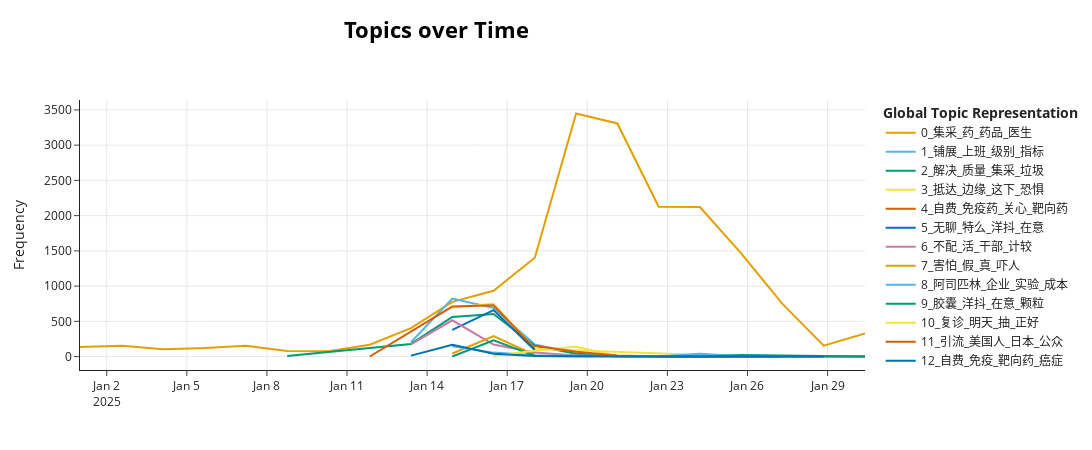

Notebook source saved alongside this figure:
### Code cell
topic_model.visualize_topics_over_time(topics_over_time, top_n_topics=20)

### Figure 1 — Plotly figure (JSON) as saved in the notebook; plotly's stock layout.template omitted (floating-point values rounded to 4 significant figures)
{"data": [{"hoverinfo": "text", "hovertext": ["<b>Topic 0</b><br>Words: 财联社, 18, 36, 来源, 01", "<b>Topic 0</b><br>Words: 2025, 元, 96, 23, 93", "<b>Topic 0</b><br>Words: 爱柯迪, 5亿元, 医保, 年, 恒瑞医药", "<b>Topic 0</b><br>Words: 新华制药, 鲁抗医药, 11, 哈药股份, 华北制药", "<b>Topic 0</b><br>Words: 2024年12月12日, 前不久, 国家医保局, 意外, 回应", "<b>Topic 0</b><br>Words: 中国, 玛巴洛沙韦, 盒, 独家, 北京", "<b>Topic 0</b><br>Words: 中国, 地板价, 原研药, 出海, 9亿元", "<b>Topic 0</b><br>Words: 地板价, 日前, 背后, 医保, 详情", "<b>Topic 0</b><br>Words: 地板价, 日前, 背后, 同比, 2024年12月30日", "<b>Topic 0</b><br>Words: 事实上, 一言难尽, 来源, 同仁堂, 下一步", "<b>Topic 0</b><br>Words: 老药, 国家医保局, cn, http, t", "<b>Topic 0</b><br>Words: 国家医保局, 二, 三, 20, 集采", "<b>Topic 0</b><br>Words: 近日, 上海市, 期间, 两会, 20日", "<b>Topic 0</b><br>Words: 片, 近期, 石药集团, 近日, 2024年", "<b>Topic 0</b><br>Words: 动, 老药, 80, 18元, 40", "<b>Topic 0</b><br>Words: 近日, 集采, 2018年, 阿司匹林肠溶片, 两会", "<b>Topic 0</b><br>Words: 南风窗, 93, 片, 近期, 泻药", "<b>Topic 0</b><br>Words: deepseek, 遗产, 11, 原研药, 第三", "<b>Topic 0</b><br>Words: 第三, 三角, app, 感觉, 血糖", "<b>Topic 0</b><br>Words: 5亿元, 进口药, 7元, deepseek, 仿制药"], "marker": {"color": "#E69F00"}, "mode": "lines", "name": "0_集采_药_药品_医生", "type": "scatter", "x": ["2024-12-31T23:57:28.620000", "2025-01-02T13:48:09", "2025-01-04T02:54:18", "2025-01-05T16:00:27", "2025-01-07T05:06:36", "2025-01-08T18:12:45", "2025-01-10T07:18:54", "2025-01-11T20:25:03", "2025-01-13T09:31:12", "2025-01-14T22:37:21", "2025-01-16T11:43:30", "2025-01-18T00:49:39", "2025-01-19T13:55:48", "2025-01-21T03:01:57", "2025-01-22T16:08:06", "2025-01-24T05:14:15", "2025-01-25T18:20:24", "2025-01-27T07:26:33", "2025-01-28T20:32:42", "2025-01-30T09:38:51"], "y": [137, 153, 105, 122, 154, 78, 76, 168, 403, 776, 934, 1403, 3449, 3308, 2125, 2122, 1463, 747, 154, 329]}, {"hoverinfo": "text", "hovertext": ["<b>Topic 1</b><br>Words: chsnwwii, 铺展, 上班, 级别, 指标", "<b>Topic 1</b><br>Words: chsnwwii, 铺展, 上班, 级别, 指标", "<b>Topic 1</b><br>Words: 铺展, 上班, 级别, 指标, 受", "<b>Topic 1</b><br>Words: chsnwwii, 铺展, 上班, 级别, 指标", "<b>Topic 1</b><br>Words: 铺展, 上班, 级别, 指标, 受", "<b>Topic 1</b><br>Words: 铺展, 上班, 级别, 指标, 受", "<b>Topic 1</b><br>Words: 铺展, 上班, 级别, 指标, 受", "<b>Topic 1</b><br>Words: 铺展, 上班, 级别, 指标, 受", "<b>Topic 1</b><br>Words: 铺展, 上班, 级别, 指标, 受", "<b>Topic 1</b><br>Words: 铺展, 上班, 级别, 指标, 受", "<b>Topic 1</b><br>Words: 铺展, 上班, 级别, 指标, 受"], "marker": {"color": "#56B4E9"}, "mode": "lines", "name": "1_铺展_上班_级别_指标", "type": "scatter", "x": ["2025-01-13T09:31:12", "2025-01-14T22:37:21", "2025-01-16T11:43:30", "2025-01-18T00:49:39", "2025-01-19T13:55:48", "2025-01-21T03:01:57", "2025-01-22T16:08:06", "2025-01-25T18:20:24", "2025-01-27T07:26:33", "2025-01-28T20:32:42", "2025-01-30T09:38:51"], "y": [203, 823, 689, 170, 45, 9, 1, 1, 1, 2, 1]}, {"hoverinfo": "text", "hovertext": ["<b>Topic 2</b><br>Words: a股, 财经, 自费, 免疫药, 关心", "<b>Topic 2</b><br>Words: 自费, 免疫药, 关心, 靶向药, 癌症", "<b>Topic 2</b><br>Words: 自费, 免疫药, 关心, 靶向药, 癌症", "<b>Topic 2</b><br>Words: 自费, 免疫药, 关心, 靶向药, 癌症", "<b>Topic 2</b><br>Words: 自费, 免疫药, 关心, 靶向药, 癌症", "<b>Topic 2</b><br>Words: 自费, 免疫药, 关心, 靶向药, 癌症", "<b>Topic 2</b><br>Words: 自费, 免疫药, 关心, 靶向药, 癌症", "<b>Topic 2</b><br>Words: 自费, 免疫药, 关心, 靶向药, 癌症", "<b>Topic 2</b><br>Words: 自费, 免疫药, 关心, 靶向药, 癌症", "<b>Topic 2</b><br>Words: 自费, 免疫药, 关心, 靶向药, 癌症"], "marker": {"color": "#009E73"}, "mode": "lines", "name": "2_解决_质量_集采_垃圾", "type": "scatter", "x": ["2025-01-08T18:12:45", "2025-01-13T09:31:12", "2025-01-14T22:37:21", "2025-01-16T11:43:30", "2025-01-18T00:49:39", "2025-01-19T13:55:48", "2025-01-21T03:01:57", "2025-01-22T16:08:06", "2025-01-28T20:32:42", "2025-01-30T09:38:51"], "y": [9, 179, 563, 605, 154, 41, 6, 1, 1, 1]}, {"hoverinfo": "text", "hovertext": ["<b>Topic 3</b><br>Words: 解决, 质量, 集采, 垃圾, l", "<b>Topic 3</b><br>Words: l, 解决, 质量, 集采, 垃圾", "<b>Topic 3</b><br>Words: 解决, 质量, 集采, 垃圾, l", "<b>Topic 3</b><br>Words: 解决, 质量, 集采, 垃圾, l"], "marker": {"color": "#F0E442"}, "mode": "lines", "name": "3_抵达_边缘_这下_恐惧", "type": "scatter", "x": ["2025-01-14T22:37:21", "2025-01-16T11:43:30", "2025-01-18T00:49:39", "2025-01-25T18:20:24"], "y": [691, 753, 112, 1]}, {"hoverinfo": "text", "hovertext": ["<b>Topic 4</b><br>Words: 抵达, 边缘, 这下, 恐惧, 医护", "<b>Topic 4</b><br>Words: 抵达, 边缘, 这下, 恐惧, 医护", "<b>Topic 4</b><br>Words: 抵达, 边缘, 这下, 恐惧, 医护", "<b>Topic 4</b><br>Words: 抵达, 边缘, 这下, 恐惧, 医护"], "marker": {"color": "#D55E00"}, "mode": "lines", "name": "4_自费_免疫药_关心_靶向药", "type": "scatter", "x": ["2025-01-11T20:25:03", "2025-01-14T22:37:21", "2025-01-16T11:43:30", "2025-01-18T00:49:39"], "y": [1, 709, 729, 112]}, {"hoverinfo": "text", "hovertext": ["<b>Topic 5</b><br>Words: 无聊, 特么, 洋抖, 在意, 小红书", "<b>Topic 5</b><br>Words: 无聊, 特么, 洋抖, 在意, 小红书", "<b>Topic 5</b><br>Words: 无聊, 特么, 洋抖, 在意, 小红书"], "marker": {"color": "#0072B2"}, "mode": "lines", "name": "5_无聊_特么_洋抖_在意", "type": "scatter", "x": ["2025-01-14T22:37:21", "2025-01-16T11:43:30", "2025-01-18T00:49:39"], "y": [380, 659, 90]}, {"hoverinfo": "text", "hovertext": ["<b>Topic 6</b><br>Words: 不配, 活, 干部, 计较, 畜生", "<b>Topic 6</b><br>Words: 不配, 活, 干部, 计较, 畜生", "<b>Topic 6</b><br>Words: 不配, 活, 干部, 计较, 畜生", "<b>Topic 6</b><br>Words: 不配, 活, 干部, 计较, 畜生", "<b>Topic 6</b><br>Words: 不配, 活, 干部, 计较, 畜生", "<b>Topic 6</b><br>Words: 不配, 活, 干部, 计较, 畜生", "<b>Topic 6</b><br>Words: 不配, 活, 干部, 计较, 畜生", "<b>Topic 6</b><br>Words: 不配, 活, 干部, 计较, 畜生", "<b>Topic 6</b><br>Words: 不配, 活, 干部, 计较, 畜生", "<b>Topic 6</b><br>Words: 不配, 活, 干部, 计较, 畜生", "<b>Topic 6</b><br>Words: 不配, 活, 干部, 计较, 畜生"], "marker": {"color": "#CC79A7"}, "mode": "lines", "name": "6_不配_活_干部_计较", "type": "scatter", "x": ["2025-01-13T09:31:12", "2025-01-14T22:37:21", "2025-01-16T11:43:30", "2025-01-18T00:49:39", "2025-01-19T13:55:48", "2025-01-21T03:01:57", "2025-01-22T16:08:06", "2025-01-24T05:14:15", "2025-01-25T18:20:24", "2025-01-27T07:26:33", "2025-01-28T20:32:42"], "y": [173, 515, 171, 56, 14, 4, 1, 1, 1, 1, 1]}, {"hoverinfo": "text", "hovertext": ["<b>Topic 7</b><br>Words: 害怕, 假, 真, 吓人, 敢", "<b>Topic 7</b><br>Words: 害怕, 假, 真, 吓人, 敢", "<b>Topic 7</b><br>Words: 害怕, 假, 真, 吓人, 敢"], "marker": {"color": "#E69F00"}, "mode": "lines", "name": "7_害怕_假_真_吓人", "type": "scatter", "x": ["2025-01-14T22:37:21", "2025-01-16T11:43:30", "2025-01-18T00:49:39"], "y": [44, 291, 23]}, {"hoverinfo": "text", "hovertext": ["<b>Topic 8</b><br>Words: 洋抖, 在意, 事, 仿造, 正", "<b>Topic 8</b><br>Words: 洋抖, 在意, 事, 仿造, 正", "<b>Topic 8</b><br>Words: 洋抖, 在意, 事, 仿造, 正", "<b>Topic 8</b><br>Words: 附, http, cn, t, 洋抖", "<b>Topic 8</b><br>Words: 附, 洋抖, 在意, 事, 仿造", "<b>Topic 8</b><br>Words: 洋抖, 在意, 事, 仿造, 正", "<b>Topic 8</b><br>Words: 洋抖, 在意, 事, 仿造, 正", "<b>Topic 8</b><br>Words: 洋抖, 在意, 事, 仿造, 正", "<b>Topic 8</b><br>Words: 洋抖, 在意, 事, 仿造, 正"], "marker": {"color": "#56B4E9"}, "mode": "lines", "name": "8_阿司匹林_企业_实验_成本", "type": "scatter", "x": ["2025-01-14T22:37:21", "2025-01-16T11:43:30", "2025-01-18T00:49:39", "2025-01-19T13:55:48", "2025-01-21T03:01:57", "2025-01-22T16:08:06", "2025-01-24T05:14:15", "2025-01-25T18:20:24", "2025-01-28T20:32:42"], "y": [148, 56, 20, 16, 5, 1, 41, 3, 1]}, {"hoverinfo": "text", "hovertext": ["<b>Topic 9</b><br>Words: 复诊, 明天, 抽, 正好, 血", "<b>Topic 9</b><br>Words: 复诊, 明天, 抽, 正好, 血", "<b>Topic 9</b><br>Words: 复诊, 明天, 抽, 正好, 血", "<b>Topic 9</b><br>Words: 缺一不可, 剖腹产, ps, 复诊, 明天", "<b>Topic 9</b><br>Words: 复诊, 明天, 抽, 正好, 血", "<b>Topic 9</b><br>Words: 财新网, 新京报, 南风窗, 复诊, 明天"], "marker": {"color": "#009E73"}, "mode": "lines", "name": "9_胶囊_洋抖_在意_颗粒", "type": "scatter", "x": ["2025-01-14T22:37:21", "2025-01-16T11:43:30", "2025-01-18T00:49:39", "2025-01-24T05:14:15", "2025-01-25T18:20:24", "2025-01-30T09:38:51"], "y": [1, 231, 11, 1, 22, 1]}, {"hoverinfo": "text", "hovertext": ["<b>Topic 10</b><br>Words: 机制, 反对, 评价, 懂, 旗帜", "<b>Topic 10</b><br>Words: 机制, 反对, 评价, 懂, 旗帜", "<b>Topic 10</b><br>Words: 来去之间, 机制, 反对, 评价, 懂", "<b>Topic 10</b><br>Words: 机制, 反对, 评价, 懂, 旗帜", "<b>Topic 10</b><br>Words: 机制, 反对, 评价, 懂, 旗帜"], "marker": {"color": "#F0E442"}, "mode": "lines", "name": "10_复诊_明天_抽_正好", "type": "scatter", "x": ["2025-01-16T11:43:30", "2025-01-18T00:49:39", "2025-01-19T13:55:48", "2025-01-21T03:01:57", "2025-01-22T16:08:06"], "y": [13, 83, 140, 7, 1]}, {"hoverinfo": "text", "hovertext": ["<b>Topic 11</b><br>Words: 引流, 美国人, 日本, 公众, 至少", "<b>Topic 11</b><br>Words: 引流, 美国人, 日本, 公众, 至少", "<b>Topic 11</b><br>Words: 引流, 美国人, 日本, 公众, 至少", "<b>Topic 11</b><br>Words: 引流, 美国人, 日本, 公众, 至少", "<b>Topic 11</b><br>Words: 引流, 美国人, 日本, 公众, 至少", "<b>Topic 11</b><br>Words: 引流, 美国人, 日本, 公众, 至少"], "marker": {"color": "#D55E00"}, "mode": "lines", "name": "11_引流_美国人_日本_公众", "type": "scatter", "x": ["2025-01-18T00:49:39", "2025-01-19T13:55:48", "2025-01-21T03:01:57", "2025-01-22T16:08:06", "2025-01-25T18:20:24", "2025-01-27T07:26:33"], "y": [154, 70, 15, 2, 1, 1]}, {"hoverinfo": "text", "hovertext": ["<b>Topic 12</b><br>Words: 自费, 免疫, 靶向药, 癌症, 买", "<b>Topic 12</b><br>Words: 自费, 免疫, 靶向药, 癌症, 买", "<b>Topic 12</b><br>Words: 自费, 免疫, 靶向药, 癌症, 买", "<b>Topic 12</b><br>Words: 自费, 免疫, 靶向药, 癌症, 买", "<b>Topic 12</b><br>Words: 自费, 免疫, 靶向药, 癌症, 买", "<b>Topic 12</b><br>Words: 自费, 免疫, 靶向药, 癌症, 买", "<b>Topic 12</b><br>Words: 自费, 免疫, 靶向药, 癌症, 买"], "marker": {"color": "#0072B2"}, "mode": "lines", "name": "12_自费_免疫_靶向药_癌症", "type": "scatter", "x": ["2025-01-13T09:31:12", "2025-01-14T22:37:21", "2025-01-16T11:43:30", "2025-01-18T00:49:39", "2025-01-19T13:55:48", "2025-01-27T07:26:33", "2025-01-28T20:32:42"], "y": [13, 168, 41, 8, 2, 1, 1]}], "layout": {"height": 450, "hoverlabel": {"bgcolor": "white", "font": {"family": "Rockwell", "size": 16}}, "legend": {"title": {"text": "<b>Global Topic Representation"}}, "title": {"font": {"color": "Black", "size": 22}, "text": "<b>Topics over Time</b>", "x": 0.4, "xanchor": "center", "y": 0.95, "yanchor": "top"}, "width": 1250, "xaxis": {"showgrid": true}, "yaxis": {"showgrid": true, "title": {"text": "Frequency"}}}}
